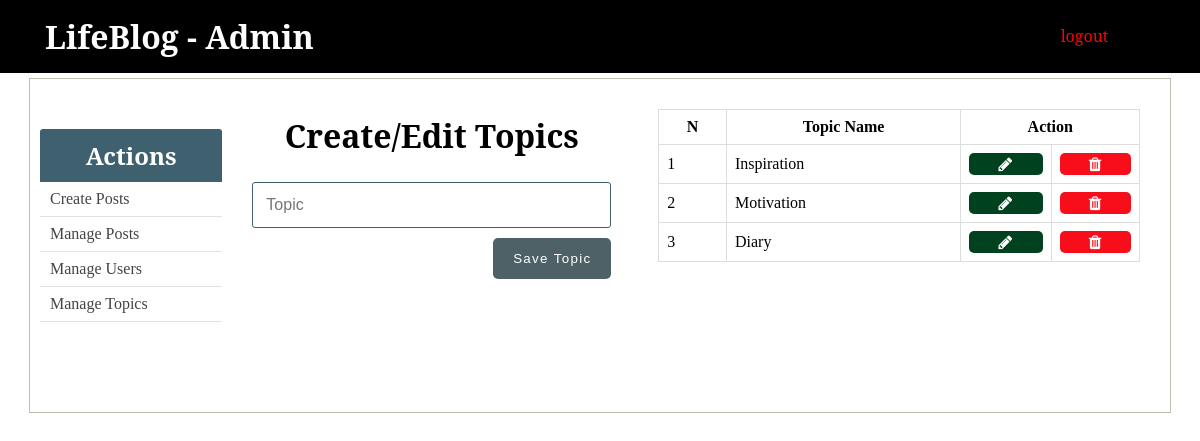
The page /admin/topics.php on the database as committed earlier.
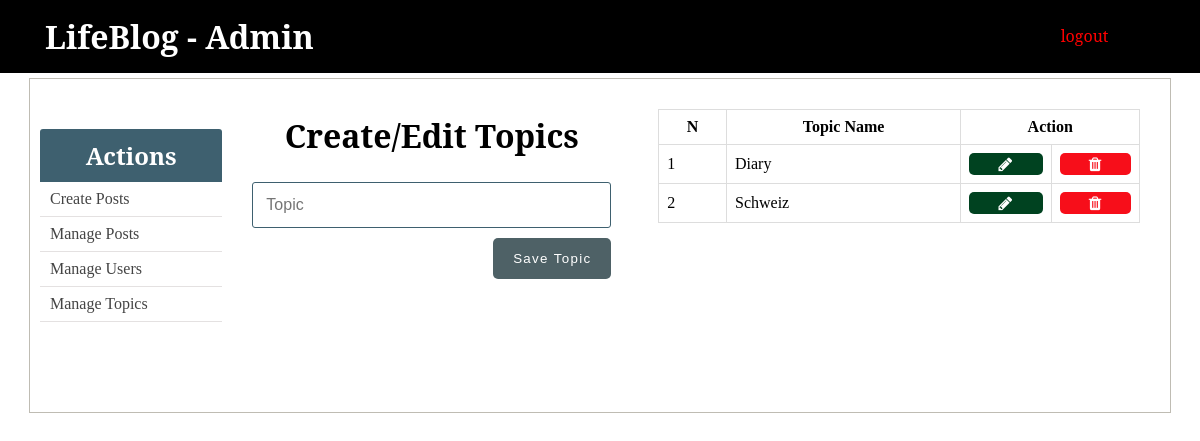
The same page on the database as committed later.
### tables this page shows
CREATE TABLE `topics` (
  `id` int(11) NOT NULL,
  `name` varchar(255) NOT NULL,
  `slug` varchar(255) NOT NULL
);

### admin/includes/admin_functions.php (called while the page is built, shortened)
<?php
$isEditingTopic = false;
$topic_name = "";
function getAllTopics() {
	global $conn;
	$sql = "SELECT * FROM topics";
	$result = mysqli_query($conn, $sql);
	$topics = mysqli_fetch_all($result, MYSQLI_ASSOC);
	return $topics;
}
?>

### admin/topics.php (the view, shortened to what this page needs)
<?php  include('../config.php'); ?>
<?php  include(ROOT_PATH . '/admin/includes/admin_functions.php'); ?>
<?php include(ROOT_PATH . '/admin/includes/head_section.php'); ?>
<?php $topics = getAllTopics();	?>
</head>
<body>
	<?php include(ROOT_PATH . '/admin/includes/navbar.php') ?>
	<div class="container content">
		<?php include(ROOT_PATH . '/admin/includes/menu.php') ?>
		<div class="action">
			<h1 class="page-title">Create/Edit Topics</h1>
			<form method="post" action="<?php echo BASE_URL . 'admin/topics.php'; ?>" >
				<input type="text" name="topic_name" value="<?php echo $topic_name; ?>" placeholder="Topic">
				<?php if ($isEditingTopic === true): ?>
					<button type="submit" class="btn" name="update_topic">UPDATE</button>
				<?php else: ?>
					<button type="submit" class="btn" name="create_topic">Save Topic</button>
				<?php endif ?>
			</form>
		</div>
		<div class="table-div">
			<?php if (empty($topics)): ?>
				<h1>No topics in the database.</h1>
			<?php else: ?>
				<table class="table">
					<thead>
						<th>N</th>
						<th>Topic Name</th>
						<th colspan="2">Action</th>
					</thead>
					<tbody>
					<?php foreach ($topics as $key => $topic): ?>
						<tr>
							<td><?php echo $key + 1; ?></td>
							<td><?php echo $topic['name']; ?></td>
							<td>
								<a class="fa fa-pencil btn edit"
									href="topics.php?edit-topic=<?php echo $topic['id'] ?>">
								</a>
							</td>
							<td>
								<a class="fa fa-trash btn delete"
									href="topics.php?delete-topic=<?php echo $topic['id'] ?>">
								</a>
							</td>
						</tr>
					<?php endforeach ?>
					</tbody>
				</table>
			<?php endif ?>
		</div>
	</div>
</body>
</html>

Rows that differ between the two databases and show on the page:
removed topics: name "Inspiration"
removed topics: name "Motivation"
added topics: name "Schweiz"
